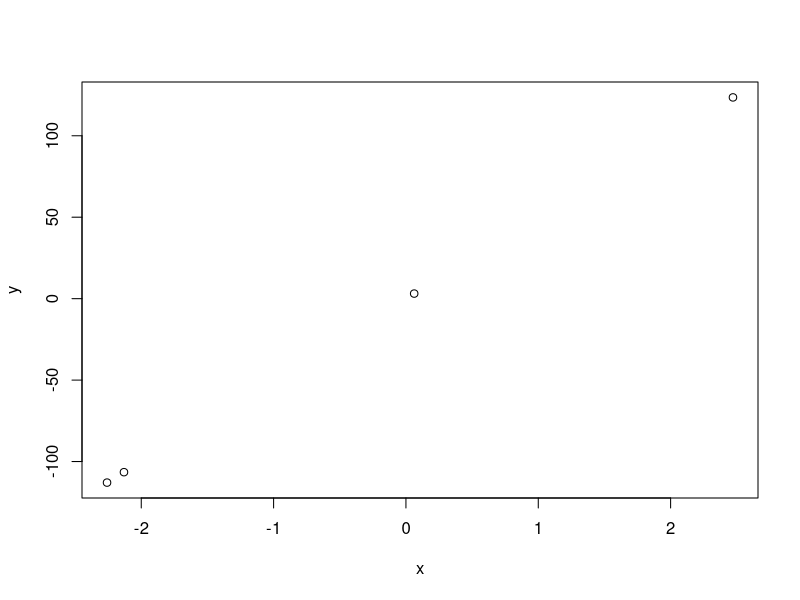

Write the R code that produced this figure.
x <- rnorm(n = 4,sd = 1,mean = 0)

#Parte Lizeth 
y <- x*50 
plot (x = x, y = y)


#Parte 2 de lizeth
"Hola mundo"

w <- x+y 